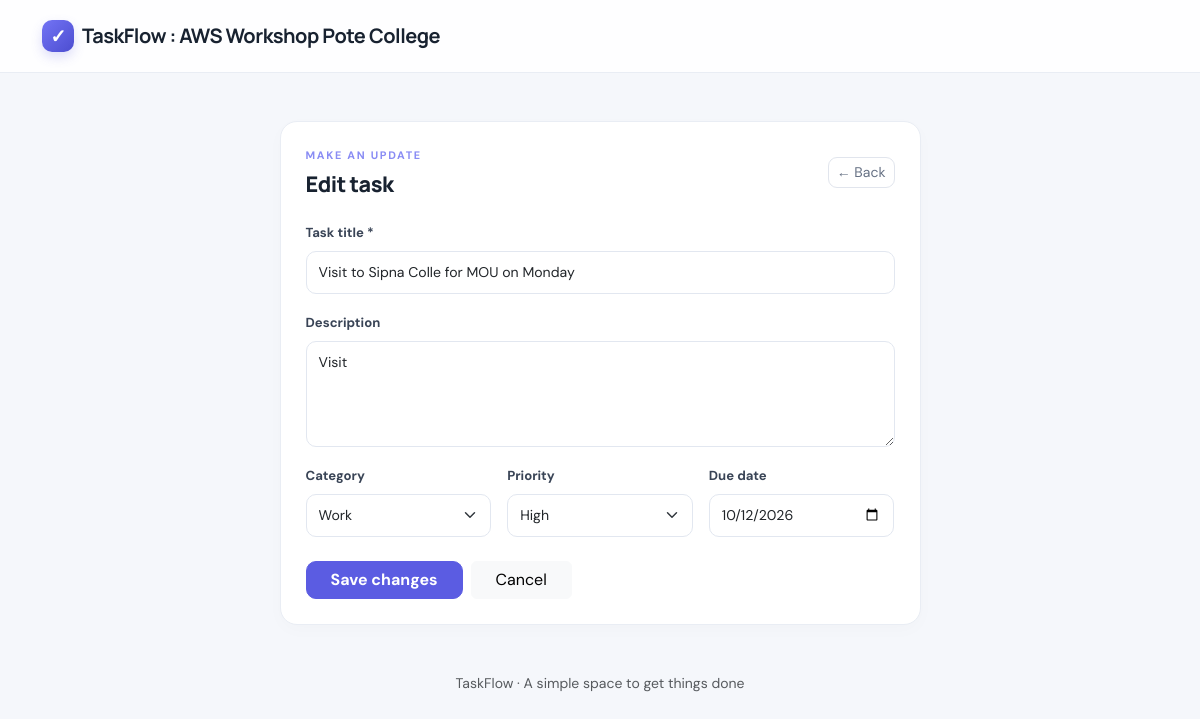
Page /edit/2 on the committed database.
### tables this page shows
CREATE TABLE tasks (
                id INTEGER PRIMARY KEY AUTOINCREMENT,
                title TEXT NOT NULL,
                description TEXT DEFAULT '',
                category TEXT NOT NULL DEFAULT 'Personal',
                priority TEXT NOT NULL DEFAULT 'Medium'
                    CHECK(priority IN ('Low', 'Medium', 'High')),
                due_date TEXT DEFAULT '',
                completed INTEGER NOT NULL DEFAULT 0,
                created_at TEXT NOT NULL DEFAULT (datetime('now', 'localtime'))
            );

### app.py (the view, shortened to what this page needs)
@app.route("/edit/<int:task_id>", methods=["GET", "POST"])
def edit_task(task_id):
    with get_db() as conn:
        task = conn.execute("SELECT * FROM tasks WHERE id = ?", (task_id,)).fetchone()
        if task is None:
            flash("Task not found.", "error")
            return redirect(url_for("index"))
    return render_template("edit.html", task=task)

### app.py (called while the page is built)
def get_db():
    conn = sqlite3.connect(DB_PATH)
    conn.row_factory = sqlite3.Row
    conn.execute("PRAGMA foreign_keys = ON")
    return conn

### templates/edit.html (shortened to what this page needs)
{% extends "base.html" %}
{% block content %}
<div class="row justify-content-center">
  <div class="col-lg-7">
    <section class="panel">
      <div class="panel-heading">
        <div><div class="eyebrow">MAKE AN UPDATE</div><h2>Edit task</h2></div>
        <a href="{{ url_for('index') }}" class="btn btn-outline-secondary btn-sm">← Back</a>
      </div>
      <form method="post" action="{{ url_for('edit_task', task_id=task.id) }}">
        <div class="mb-3">
          <label class="form-label" for="title">Task title *</label>
          <input class="form-control" id="title" name="title" maxlength="160" value="{{ task.title }}" required>
        </div>
        <div class="mb-3">
          <label class="form-label" for="description">Description</label>
          <textarea class="form-control" id="description" name="description" rows="4" maxlength="1000">{{ task.description }}</textarea>
        </div>
        <div class="row g-3">
          <div class="col-md-4">
            <label class="form-label" for="category">Category</label>
            <select class="form-select" id="category" name="category">
              {% for option in ['Personal', 'Work', 'Study', 'Shopping', 'Health'] %}
              <option {{ 'selected' if task.category == option else '' }}>{{ option }}</option>
              {% endfor %}
            </select>
          </div>
          <div class="col-md-4">
            <label class="form-label" for="priority">Priority</label>
            <select class="form-select" id="priority" name="priority">
              {% for option in ['Low', 'Medium', 'High'] %}
              <option {{ 'selected' if task.priority == option else '' }}>{{ option }}</option>
              {% endfor %}
            </select>
          </div>
          <div class="col-md-4">
            <label class="form-label" for="due_date">Due date</label>
            <input class="form-control" type="date" id="due_date" name="due_date" value="{{ task.due_date }}">
          </div>
        </div>
        <div class="d-flex gap-2 mt-4">
          <button class="btn btn-primary px-4" type="submit">Save changes</button>
          <a class="btn btn-light px-4" href="{{ url_for('index') }}">Cancel</a>
        </div>
      </form>
    </section>
  </div>
</div>
{% endblock %}

### static/style.css (style rules this page uses)
:root { --ink: #182230; --muted: #758195; --primary: #5b5ce2; --primary-dark: #4647c9; --line: #e9edf4; --surface: #ffffff; --bg: #f5f7fb; }
* { box-sizing: border-box; }
body { background: var(--bg); color: var(--ink); font-family: 'DM Sans', sans-serif; min-height: 100vh; }
.eyebrow { color: #898cf4; font-size: .68rem; font-weight: 700; letter-spacing: 1.7px; margin-bottom: 8px; }
.stat-card, .panel { background: var(--surface); border: 1px solid var(--line); border-radius: 17px; box-shadow: 0 5px 18px #18223005; }
.panel { padding: 25px; }
.panel-heading { display: flex; align-items: center; justify-content: space-between; gap: 12px; margin-bottom: 23px; }
.panel-heading h2 { font-family: 'Manrope', sans-serif; font-weight: 800; font-size: 1.35rem; letter-spacing: -.5px; margin: 0; }
.form-label { font-size: .82rem; font-weight: 700; color: #394456; }
.form-control, .form-select { border-color: #e2e7f0; border-radius: 10px; padding: 10px 12px; font-size: .88rem; box-shadow: none !important; }
.form-control::placeholder { color: #aab2c0; }
.btn-primary { background: var(--primary); border-color: var(--primary); border-radius: 10px; font-weight: 700; }
.btn-outline-secondary { border-color: #e1e5ed; color: #667184; border-radius: 9px; }

### rows in the picture
tasks: title "Visit to Sipna Colle for MOU on Monday", description "Visit", due_date "10/12/2026"

### other values in the picture
form field category "Work"
form field priority "High"
